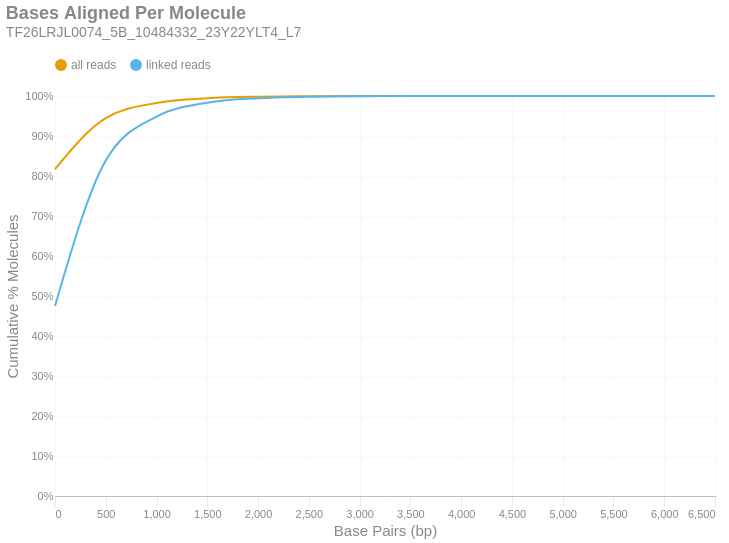

Source (notebook cell):
### Markdown cell above
### Bases Aligned Per Molecule
This is a cumulative frequency distribution showing the number of base pairs aligned per unique molecule. These data are shown in 500 bp bins. There are two distributions: one with `all reads` (yellow) and another with only `linked reads` (blue). The percent of molecules in the `linked reads` distribution is relative to the total number of linked molecules.

### Code cell
if SKIPLR:
    print_html(f"Skipped")
else:
    binned_df = consolidated_hist(valids['aligned_bp'], mask, 500, True)
    with SafeRender(binned_df):
        (
            density_plot(binned_df, 'Bases Aligned Per Molecule', samplename, 'basesper')
            .encode(
                x=alt.X('bin:Q', title="Base Pairs (bp)").axis(tickMinStep=500).scale(padding=0),
                y=alt.Y('value:Q', title='Cumulative % Molecules')
                    .axis(format='%')
                    .scale(domain = [0,1])
                    .stack(False),
                color=alt.Color("key:N").scale(domain = ["all reads", "linked reads"]),
                tooltip = [
                    alt.Tooltip("key:N", title = "Data Type"),
                    alt.Tooltip("range_label:N", title="Bases Aligned Per Molecule"),
                    alt.Tooltip("value:Q", format = ".2%", title="% Molecules (Cum.)")
                ]
            )
        ).display()

### Figure 1 — Vega-Lite specification as saved in the notebook (floating-point values rounded to 4 significant figures)
{"width": "container", "height": 400, "config": {"title": {"anchor": "start", "dy": -15, "fontSize": 18, "color": "#888888", "subtitleColor": "#888888", "subtitleFontSize": 14}, "arc": {"fill": "#0072B2"}, "axis": {"domainColor": "#888888", "domainWidth": 0.5, "gridWidth": 0.2, "grid": false, "titleFontWeight": 400, "titleFontSize": 15, "labelFontSize": 11, "labelColor": "#888888", "tickColor": "#888888", "tickWidth": 0.2, "titleColor": "#888888"}, "axisBand": {"grid": false}, "axisX": {"grid": true, "tickSize": 10, "domainCap": "round"}, "axisY": {"domain": false, "grid": true, "tickSize": 0, "domainCap": "round"}, "background": "transparent", "header": {"labelFontSize": 15, "labelColor": "#888888", "titleFontSize": 15, "titleFontWeight": 600, "titleColor": "#888888"}, "legend": {"labelFont": "sans-serif", "labelFontSize": 12, "labelColor": "#888888", "symbolSize": 100, "symbolType": "circle", "titleFontSize": 12, "titlePadding": 10, "titleColor": "#888888", "title": null, "orient": "top"}, "range": {"category": ["#E69F00", "#56B4E9", "#009E73", "#F0E442", "#0072B2", "#D55E00", "#CC79A7", "#000000"], "diverging": ["#cfe8f3", "#a2d4ec", "#73bfe2", "#46abdb", "#1696d2", "#12719e"]}, "area": {"fill": "#0072B2", "fillOpacity": 0.7, "line": true, "strokeOpacity": 0.7}, "line": {"color": "#0072B2", "stroke": "#0072B2", "strokeWidth": 2}, "trail": {"color": "#0072B2", "stroke": "#0072B2", "strokeWidth": 0, "size": 1}, "point": {"filled": true, "fillOpacity": 1.0, "size": 95}, "text": {"color": "#888888", "fontSize": 11, "align": "right", "fontWeight": 400, "size": 11}, "bar": {"fill": "#0072B2", "stroke": null}, "view": {"stroke": null, "continuousWidth": 660, "continuousHeight": 400}}, "data": {"name": "data-f923ead2eee14766b0187520015f57ed"}, "mark": {"type": "line", "interpolate": "monotone", "point": {"opacity": 0, "size": 275}}, "encoding": {"color": {"field": "key", "scale": {"domain": ["all reads", "linked reads"]}, "type": "nominal"}, "tooltip": [{"field": "key", "title": "Data Type", "type": "nominal"}, {"field": "range_label", "title": "Bases Aligned Per Molecule", "type": "nominal"}, {"field": "value", "format": ".2%", "title": "% Molecules (Cum.)", "type": "quantitative"}], "x": {"axis": {"tickMinStep": 500}, "field": "bin", "scale": {"padding": 0}, "title": "Base Pairs (bp)", "type": "quantitative"}, "y": {"axis": {"format": "%"}, "field": "value", "scale": {"domain": [0, 1]}, "stack": false, "title": "Cumulative % Molecules", "type": "quantitative"}}, "params": [{"name": "param_c36ac31b6afebe62", "select": {"type": "point", "fields": ["key"]}, "bind": "legend"}], "title": {"text": "Bases Aligned Per Molecule", "subtitle": "TF26LRJL0074_5B_10484332_23Y22YLT4_L7"}, "transform": [{"fold": ["all reads (cumsum)", "linked reads (cumsum)"]}, {"calculate": "replace(datum.key, ' (cumsum)', '')", "as": "key"}, {"filter": {"param": "param_c36ac31b6afebe62"}}], "usermeta": {"embedOptions": {"downloadFileName": "TF26LRJL0074_5B_10484332_23Y22YLT4_L7.basesper"}}, "$schema": "https://vega.github.io/schema/vega-lite/v6.4.1.json", "datasets": {"data-f923ead2eee14766b0187520015f57ed": [{"bin": "0.0", "interval": "0.0-500.0", "all reads": 0.8169, "linked reads": 0.4748, "all reads (cumsum)": 0.8169, "linked reads (cumsum)": 0.4748, "range_label": "0-499"}, {"bin": "500.0", "interval": "500.0-1000.0", "all reads": 0.1278, "linked reads": 0.3639, "all reads (cumsum)": 0.9448, "linked reads (cumsum)": 0.8387, "range_label": "500-999"}, {"bin": "1000.0", "interval": "1000.0-1500.0", "all reads": 0.03781, "linked reads": 0.1101, "all reads (cumsum)": 0.9826, "linked reads (cumsum)": 0.9487, "range_label": "1000-1499"}, {"bin": "1500.0", "interval": "1500.0-2000.0", "all reads": 0.01174, "linked reads": 0.03449, "all reads (cumsum)": 0.9943, "linked reads (cumsum)": 0.9832, "range_label": "1500-1999"}, {"bin": "2000.0", "interval": "2000.0-2500.0", "all reads": 0.003819, "linked reads": 0.01128, "all reads (cumsum)": 0.9981, "linked reads (cumsum)": 0.9945, "range_label": "2000-2499"}, {"bin": "2500.0", "interval": "2500.0-3000.0", "all reads": 0.001182, "linked reads": 0.003504, "all reads (cumsum)": 0.9993, "linked reads (cumsum)": 0.998, "range_label": "2500-2999"}, {"bin": "3000.0", "interval": "3000.0-3500.0", "all reads": 0.000425, "linked reads": 0.00126, "all reads (cumsum)": 0.9998, "linked reads (cumsum)": 0.9993, "range_label": "3000-3499"}, {"bin": "3500.0", "interval": "3500.0-4000.0", "all reads": 0.000158, "linked reads": 0.0004684, "all reads (cumsum)": 0.9999, "linked reads (cumsum)": 0.9997, "range_label": "3500-3999"}, {"bin": "4000.0", "interval": "4000.0-4500.0", "all reads": 5.018e-05, "linked reads": 0.0001487, "all reads (cumsum)": 1.0, "linked reads (cumsum)": 0.9999, "range_label": "4000-4499"}, {"bin": "4500.0", "interval": "4500.0-5000.0", "all reads": 2.349e-05, "linked reads": 6.963e-05, "all reads (cumsum)": 1.0, "linked reads (cumsum)": 1.0, "range_label": "4500-4999"}, {"bin": "5000.0", "interval": "5000.0-5500.0", "all reads": 7.474e-06, "linked reads": 2.215e-05, "all reads (cumsum)": 1.0, "linked reads (cumsum)": 1.0, "range_label": "5000-5499"}, {"bin": "5500.0", "interval": "5500.0-6000.0", "all reads": 5.339e-06, "linked reads": 1.582e-05, "all reads (cumsum)": 1.0, "linked reads (cumsum)": 1.0, "range_label": "5500-5999"}, {"bin": "6000.0", "interval": "6000.0-6500.0", "all reads": 0.0, "linked reads": 0.0, "all reads (cumsum)": 1.0, "linked reads (cumsum)": 1.0, "range_label": "6000-6499"}, {"bin": "6500.0", "interval": "6500.0-7000.0", "all reads": 1.068e-06, "linked reads": 3.165e-06, "all reads (cumsum)": 1.0, "linked reads (cumsum)": 1.0, "range_label": "6500-6999"}]}}
